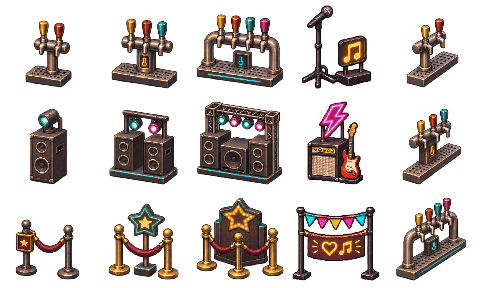
#> input picture ArtSource/PixelArt/VenueFeatures/venue-features-v2.runtime.png, 480 x 288 px
$ python -i prepare_venue_features.py   (imports and definitions only)
#> lines starting #> are read from the running program, lines starting #| are printed output that depends on the picture; after the words box and inside, x2 and y2 are one past the last pixel; in counts of white or black regions, pixels touching at a corner belong together
#> in source_cells, raw is the input picture: PIL image 480x288 RGBA; mean R, G, B, A 33.5, 24.3, 20.6, 77
### Tools/prepare_performing_bands.py
"""Pack retained artist-specific ImageGen sheets into the game's 64px cells.

This tool performs technical cropping, whole-sprite translation, uniform
nearest-neighbor sizing and PNG palette encoding only. It does not paint,
recolor, mirror, move limbs or synthesize animation frames. Each generated
source performance/walk cell remains a separate genuine frame. The corrected
Freewill sheet supplies eleven columns; runtime column 11 holds the existing
column-10 hug-open image. That technical repeat is recorded, never reported
as a newly drawn source frame.
The retained source stays full-color; 256-color runtime encoding can change
RGBA values, as in the existing band atlas delivery pipeline.
"""
import argparse
import hashlib
import json
from pathlib import Path
from statistics import median
import shutil

from PIL import Image

ROOT = Path(__file__).resolve().parent.parent
SOURCE = ROOT / 'ArtSource/PixelArt/PerformingBands'
OUTPUT = ROOT / 'Tools/WebGLTemplate/FastGame/art'
CELL, FOOT_X, FOOT_Y = 64, 32, 60
COLUMNS = 12
BANDS = [('freewill', 'freewill.corrected.source.png', 'band-freewill.png', 6, 5, 11),
         ('julywantsmore', 'july.source.png', 'band-july.png', 5, 4, 12)]


def opaque(image):
    return image.getchannel('A').point(lambda a: 255 if a > 128 else 0)
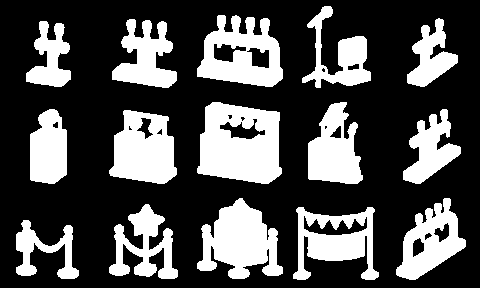
#> returned value: PIL image 480x288 L; 30.6% white; 15 white regions, largest, box (x1, y1, x2, y2) and area: (197, 102, 282, 184) 5241, (197, 198, 283, 279) 4205, (197, 15, 283, 87) 3731


def grid_boundaries(image, count, axis):
    """Split at real transparent gutters, retaining unequal source spacing.

    ImageGen can make a compact seated final row rather than equal-height
    rows. Equal division would cut feet or mix two actors. The longest full
    transparent runs separate the requested figures; narrow accidental gaps
    within a stick/hand silhouette do not define another sprite.
    """
    solid = opaque(image)
    length = image.height if axis == 'y' else image.width
#> length = 480
    if axis == 'y':
        counts = [solid.crop((0, i, image.width, i + 1)).histogram()[255]
                  for i in range(length)]
    else:
        counts = [solid.crop((i, 0, i + 1, image.height)).histogram()[255]
                  for i in range(length)]
#> counts = 480 values, max 206 at index 235, min 0 at index 0, mean 88.09
    runs, start = [], None
    for position, total in enumerate(counts + [1]):
        if total == 0 and start is None:
            start = position
        elif total and start is not None:
            if start > 0 and position < length and position - start >= 2:
                runs.append((start, position))
            start = None
#> this loop made 481 passes
#> total on passes 1 to 12: 0, 0, 0, 0, 0, 0, 0, 0, 0, 0, 0, 0
#> after the loop, runs = [(79, 109), (178, 197), (283, 293), (379, 396)]
    if len(runs) < count - 1:
        raise ValueError(f'Only {len(runs)} transparent {axis} gutters for {count} source cells.')
    chosen = sorted(sorted(runs, key=lambda run: -(run[1] - run[0]))[:count - 1])
#> chosen = [(79, 109), (178, 197), (379, 396)]
    return [0] + [(start + end) // 2 for start, end in chosen] + [length]


# [38 lines left out: function read_cells, not called in this run]


def visible_bytes(image):
    # Transparent RGB does not count as a visible frame change.
    return bytes(channel if pixel[3] else 0 for pixel in image.get_flattened_data() for channel in pixel)


def changed_pixels(before, after):
    return sum(1 for a, b in zip(before.get_flattened_data(), after.get_flattened_data())
               if a != b and (a[3] or b[3]))


# [107 lines left out: functions pack_band, prepare_performing_bands, main, not called in this run]


# [2 lines that do not run on import are left out]

### Tools/prepare_venue_features.py
"""Pack existing upgrade fixtures and newly matched ImageGen event props.

Technical operations only: transparent-gutter splitting, alpha cropping,
whole-prop translation and proportional nearest-neighbor sizing. The three
levels in each upgrade family share one scale, including the three genuinely
different FF tap orientations. No drawing, recoloring, warping or mirroring
occurs. All twelve upgrade cells must remain RGBA-identical to the retained
v2 runtime atlas. Three distinct event drawings are fit independently.
"""
import argparse
import hashlib
import json
from pathlib import Path
import shutil

from PIL import Image
from prepare_performing_bands import grid_boundaries, opaque, visible_bytes

ROOT = Path(__file__).resolve().parent.parent
SOURCE = ROOT / 'ArtSource/PixelArt/VenueFeatures'
OUTPUT = ROOT / 'Tools/WebGLTemplate/FastGame/art'
CELL, COLUMNS, ROWS, FOOT_X, FOOT_Y = 96, 5, 3, 48, 88
UPGRADE_SOURCE = 'venue-upgrades-isometric-v2.source.png'
EVENT_SOURCE = 'venue-events-isometric-v3.source.png'
UPGRADE_BASELINE = 'venue-features-v2.runtime.png'


def source_cells(path):
    """Split columns first: source rows have different transparent gutters."""
    with Image.open(path) as raw:
        if 'A' not in raw.getbands():
            raise ValueError(f'{path.name} needs genuine transparent alpha.')
        original = raw.convert('RGBA')
    if original.getchannel('A').getextrema()[0] != 0:
        raise ValueError(f'{path.name} has no transparent background.')
    columns = grid_boundaries(original, 4, 'x')
#> columns = [0, 94, 187, 387, 480]
    boundaries, rows = [], [[] for _ in range(ROWS)]
    for column in range(4):
        strip = original.crop((columns[column], 0, columns[column + 1], original.height))
        vertical = grid_boundaries(strip, ROWS, 'y')
        boundaries.append(vertical)
        for row in range(ROWS):
            rect = (columns[column], vertical[row], columns[column + 1], vertical[row + 1])
            cell = original.crop(rect)
            bounds = opaque(cell).getbbox()
            if bounds is None:
                raise ValueError(f'Empty source prop: {row},{column}')
            x0, y0, x1, y1 = bounds
            if x0 == 0 or y0 == 0 or x1 == cell.width or y1 == cell.height:
                raise ValueError(f'Artwork touches source cell boundary: {row},{column}')
            image = cell.crop((max(0, x0 - 2), max(0, y0 - 2),
                               min(cell.width, x1 + 2), min(cell.height, y1 + 2)))
            ink = opaque(image).getbbox()
            rows[row].append({'image': image, 'sourceCell': list(rect),
                              'sourceRow': row, 'sourceColumn': column,
                              'sourceOpaqueBounds': list(bounds),
                              'anchor': ((ink[0] + ink[2]) / 2, ink[3])})
#> this loop made 4 passes
#> vertical on passes 1 to 4: [0, 98, 202, 288], [0, 99, 194, 288], [0, 95, 191, 288], [0, 98, 191, 288]
#> pass 1, in source_cells, `strip = original.crop((columns[column], 0, columns[column + 1], origin..`:
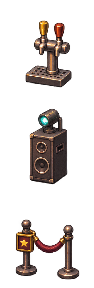
#> strip: PIL image 94x288 RGBA; mean R, G, B, A 20.4, 14.8, 12.4, 50.8; transparent parts drawn white
#> pass 1, in grid_boundaries (call 2), `solid = opaque(image)`:
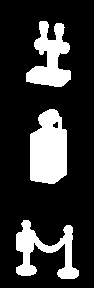
#> solid: PIL image 94x288 L; 20.1% white; 3 white regions, box (x1, y1, x2, y2) and area: (30, 109, 67, 184) 2281, (26, 21, 71, 87) 1629, (16, 220, 79, 279) 1542
#> pass 2, in grid_boundaries (call 3), `solid = opaque(image)`:
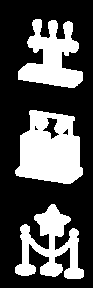
#> solid: PIL image 93x288 L; 32.1% white; 3 white regions, box (x1, y1, x2, y2) and area: (15, 110, 83, 184) 3611, (18, 19, 83, 88) 2519, (15, 204, 84, 279) 2481
#> after the loop:
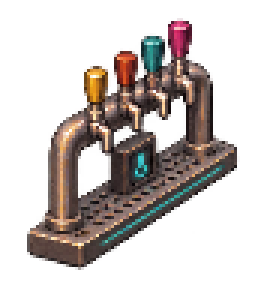
#> cell: PIL image 93x97 RGBA (shown 3 times larger); mean R, G, B, A 35.2, 27.9, 25, 79.4; transparent parts drawn white
#> after the loop:
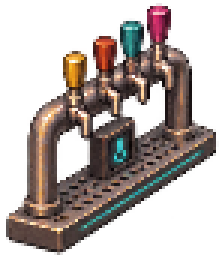
#> image: PIL image 74x86 RGBA (shown 3 times larger); mean R, G, B, A 49.9, 39.6, 35.4, 112.5; transparent parts drawn white
#> after the loop:
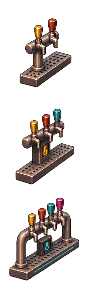
#> strip: PIL image 93x288 RGBA; mean R, G, B, A 28.8, 22.1, 19.3, 63; transparent parts drawn white
#> after the loop, boundaries = [[0, 98, 202, 288], [0, 99, 194, 288], [0, 95, 191, 288], [0, 98, 191, 288]]
    return original, rows, columns, boundaries


# [164 lines left out: functions group_scale, event_cells, prepare_venue_features, not called in this run]


# [9 lines not run here, left out]

>>> result = source_cells('../ArtSource/PixelArt/VenueFeatures/venue-features-v2.runtime.png')
